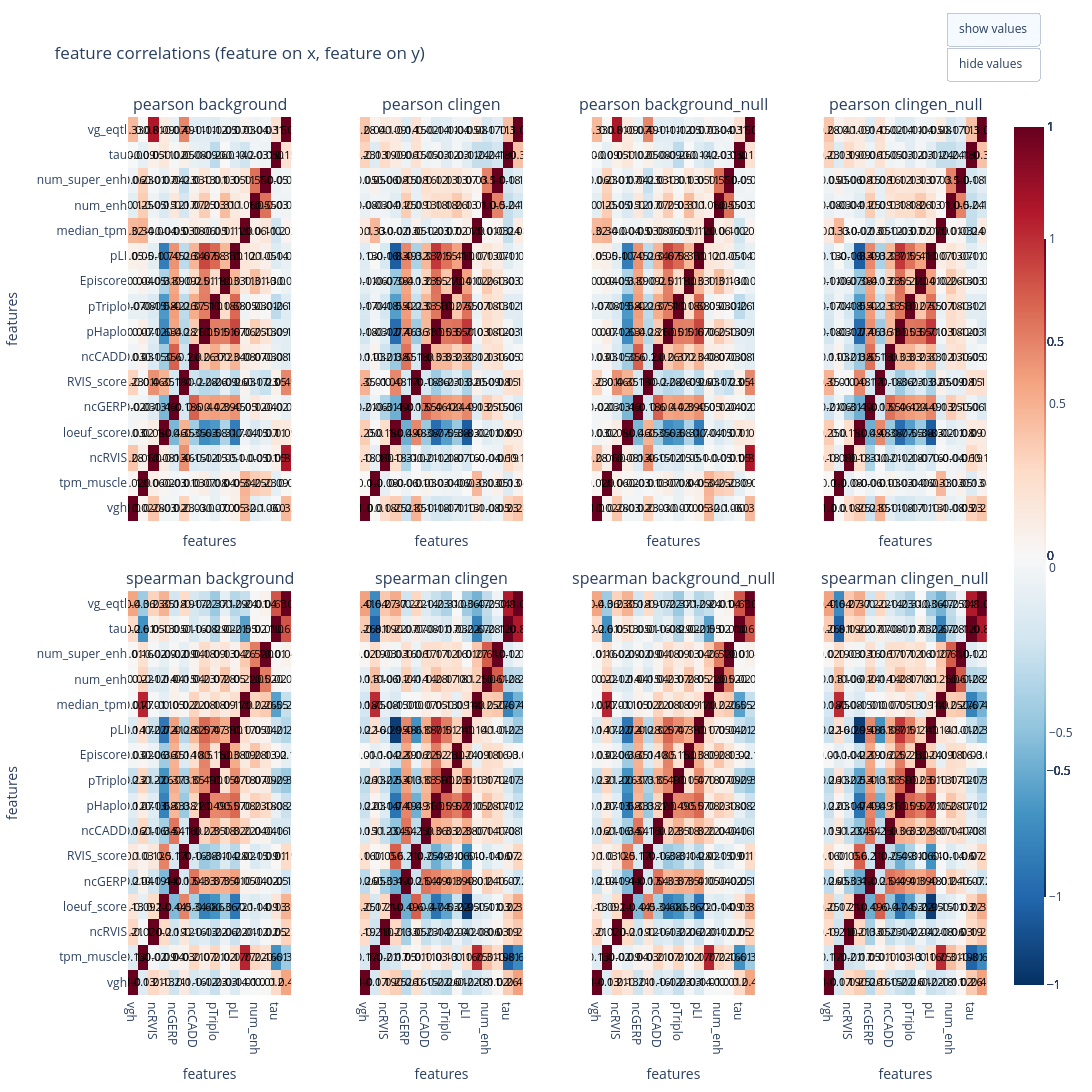

Notebook cell for this chart:
### Code cell
import numpy as np
import pandas as pd
import plotly.graph_objects as go
from plotly.subplots import make_subplots

summary = plot_feature_corr_heatmaps_and_global()
plot_global_similarity(summary)

def plot_global_similarity(summary: pd.DataFrame) -> None:
    # Ensure consistent ordering
    order = ["background", "clingen", "background_null", "clingen_null"]
    methods = ["pearson", "spearman"]

    fig = make_subplots(
        rows=1, cols=2,
        subplot_titles=[m for m in methods],
        horizontal_spacing=0.12,
        shared_yaxes=True,
    )

    traces = []
    for j, method in enumerate(methods, start=1):
        dfm = summary[summary["method"] == method].copy()

        # matrix for pooled
        mat = (
            dfm.pivot(index="A", columns="B", values="pooled_global_corr")
            .reindex(index=order, columns=order)
        )

        z = mat.values.astype(float)
        text = np.where(np.isnan(z), "", np.round(z, 3))

        hm = go.Heatmap(
            z=z,
            x=mat.columns,
            y=mat.index,
            colorscale="RdBu_r",
            zmin=-1,
            zmax=1,
            text=text,
            texttemplate="%{text}",
            textfont=dict(color="black", size=12),
            hovertemplate="A=%{y}<br>B=%{x}<br>pooled=%{z:.3f}<extra>" + method + "</extra>",
            colorbar=dict(title="corr", thickness=32, len=0.9) if j == 2 else None,
        )
        fig.add_trace(hm, row=1, col=j)
        traces.append(len(fig.data) - 1)

    fig.update_layout(
        height=520,
        width=1150,
        title_text="Global similarity of (target × feature) correlation profiles",
        margin=dict(t=70, b=50, l=70, r=40),
        updatemenus=[
            dict(
                type="buttons",
                x=1.06, y=1.12, xanchor="right",
                buttons=[
                    dict(
                        label="show values",
                        method="update",
                        args=[{"texttemplate": ["%{text}" if i in traces else None for i, _ in enumerate(fig.data)]}],
                    ),
                    dict(
                        label="hide values",
                        method="update",
                        args=[{"texttemplate": ["" if i in traces else None for i, _ in enumerate(fig.data)]}],
                    ),
                ],
            )
        ],
    )
    fig.show()

plot_global_similarity(summary)

### Figure 1 — Plotly figure (JSON) as saved in the notebook; plotly's stock layout.template omitted (floating-point values rounded to 4 significant figures; data arrays with more than 128 entries replaced by an {"elided": "..."} marker saying what was removed)
{"data": [{"colorscale": [[0, "rgb(5,48,97)"], [0.1, "rgb(33,102,172)"], [0.2, "rgb(67,147,195)"], [0.3, "rgb(146,197,222)"], [0.4, "rgb(209,229,240)"], [0.5, "rgb(247,247,247)"], [0.6, "rgb(253,219,199)"], [0.7, "rgb(244,165,130)"], [0.8, "rgb(214,96,77)"], [0.9, "rgb(178,24,43)"], [1, "rgb(103,0,31)"]], "hovertemplate": "y=%{y}<br>x=%{x}<br>corr=%{z:.2f}<extra>pearson background</extra>", "text": {"elided": "16x16 str values"}, "textfont": {"color": "black", "size": 11}, "texttemplate": "%{text}", "type": "heatmap", "x": ["vgh", "tpm_muscle", "ncRVIS", "loeuf_score", "ncGERP", "RVIS_score", "ncCADD", "pHaplo", "pTriplo", "Episcore", "pLI", "median_tpm", "num_enh", "num_super_enh", "tau", "vg_eqtl"], "xaxis": "x", "y": ["vgh", "tpm_muscle", "ncRVIS", "loeuf_score", "ncGERP", "RVIS_score", "ncCADD", "pHaplo", "pTriplo", "Episcore", "pLI", "median_tpm", "num_enh", "num_super_enh", "tau", "vg_eqtl"], "yaxis": "y", "z": {"elided": "16x16 float values"}, "zmax": 1, "zmin": -1}, {"colorscale": [[0, "rgb(5,48,97)"], [0.1, "rgb(33,102,172)"], [0.2, "rgb(67,147,195)"], [0.3, "rgb(146,197,222)"], [0.4, "rgb(209,229,240)"], [0.5, "rgb(247,247,247)"], [0.6, "rgb(253,219,199)"], [0.7, "rgb(244,165,130)"], [0.8, "rgb(214,96,77)"], [0.9, "rgb(178,24,43)"], [1, "rgb(103,0,31)"]], "hovertemplate": "y=%{y}<br>x=%{x}<br>corr=%{z:.2f}<extra>spearman background</extra>", "text": {"elided": "16x16 str values"}, "textfont": {"color": "black", "size": 11}, "texttemplate": "%{text}", "type": "heatmap", "x": ["vgh", "tpm_muscle", "ncRVIS", "loeuf_score", "ncGERP", "RVIS_score", "ncCADD", "pHaplo", "pTriplo", "Episcore", "pLI", "median_tpm", "num_enh", "num_super_enh", "tau", "vg_eqtl"], "xaxis": "x5", "y": ["vgh", "tpm_muscle", "ncRVIS", "loeuf_score", "ncGERP", "RVIS_score", "ncCADD", "pHaplo", "pTriplo", "Episcore", "pLI", "median_tpm", "num_enh", "num_super_enh", "tau", "vg_eqtl"], "yaxis": "y5", "z": {"elided": "16x16 float values"}, "zmax": 1, "zmin": -1}, {"colorscale": [[0, "rgb(5,48,97)"], [0.1, "rgb(33,102,172)"], [0.2, "rgb(67,147,195)"], [0.3, "rgb(146,197,222)"], [0.4, "rgb(209,229,240)"], [0.5, "rgb(247,247,247)"], [0.6, "rgb(253,219,199)"], [0.7, "rgb(244,165,130)"], [0.8, "rgb(214,96,77)"], [0.9, "rgb(178,24,43)"], [1, "rgb(103,0,31)"]], "hovertemplate": "y=%{y}<br>x=%{x}<br>corr=%{z:.2f}<extra>pearson clingen</extra>", "text": {"elided": "16x16 str values"}, "textfont": {"color": "black", "size": 11}, "texttemplate": "%{text}", "type": "heatmap", "x": ["vgh", "tpm_muscle", "ncRVIS", "loeuf_score", "ncGERP", "RVIS_score", "ncCADD", "pHaplo", "pTriplo", "Episcore", "pLI", "median_tpm", "num_enh", "num_super_enh", "tau", "vg_eqtl"], "xaxis": "x2", "y": ["vgh", "tpm_muscle", "ncRVIS", "loeuf_score", "ncGERP", "RVIS_score", "ncCADD", "pHaplo", "pTriplo", "Episcore", "pLI", "median_tpm", "num_enh", "num_super_enh", "tau", "vg_eqtl"], "yaxis": "y2", "z": {"elided": "16x16 float values"}, "zmax": 1, "zmin": -1}, {"colorscale": [[0, "rgb(5,48,97)"], [0.1, "rgb(33,102,172)"], [0.2, "rgb(67,147,195)"], [0.3, "rgb(146,197,222)"], [0.4, "rgb(209,229,240)"], [0.5, "rgb(247,247,247)"], [0.6, "rgb(253,219,199)"], [0.7, "rgb(244,165,130)"], [0.8, "rgb(214,96,77)"], [0.9, "rgb(178,24,43)"], [1, "rgb(103,0,31)"]], "hovertemplate": "y=%{y}<br>x=%{x}<br>corr=%{z:.2f}<extra>spearman clingen</extra>", "text": {"elided": "16x16 str values"}, "textfont": {"color": "black", "size": 11}, "texttemplate": "%{text}", "type": "heatmap", "x": ["vgh", "tpm_muscle", "ncRVIS", "loeuf_score", "ncGERP", "RVIS_score", "ncCADD", "pHaplo", "pTriplo", "Episcore", "pLI", "median_tpm", "num_enh", "num_super_enh", "tau", "vg_eqtl"], "xaxis": "x6", "y": ["vgh", "tpm_muscle", "ncRVIS", "loeuf_score", "ncGERP", "RVIS_score", "ncCADD", "pHaplo", "pTriplo", "Episcore", "pLI", "median_tpm", "num_enh", "num_super_enh", "tau", "vg_eqtl"], "yaxis": "y6", "z": {"elided": "16x16 float values"}, "zmax": 1, "zmin": -1}, {"colorscale": [[0, "rgb(5,48,97)"], [0.1, "rgb(33,102,172)"], [0.2, "rgb(67,147,195)"], [0.3, "rgb(146,197,222)"], [0.4, "rgb(209,229,240)"], [0.5, "rgb(247,247,247)"], [0.6, "rgb(253,219,199)"], [0.7, "rgb(244,165,130)"], [0.8, "rgb(214,96,77)"], [0.9, "rgb(178,24,43)"], [1, "rgb(103,0,31)"]], "hovertemplate": "y=%{y}<br>x=%{x}<br>corr=%{z:.2f}<extra>pearson background_null</extra>", "text": {"elided": "16x16 str values"}, "textfont": {"color": "black", "size": 11}, "texttemplate": "%{text}", "type": "heatmap", "x": ["vgh", "tpm_muscle", "ncRVIS", "loeuf_score", "ncGERP", "RVIS_score", "ncCADD", "pHaplo", "pTriplo", "Episcore", "pLI", "median_tpm", "num_enh", "num_super_enh", "tau", "vg_eqtl"], "xaxis": "x3", "y": ["vgh", "tpm_muscle", "ncRVIS", "loeuf_score", "ncGERP", "RVIS_score", "ncCADD", "pHaplo", "pTriplo", "Episcore", "pLI", "median_tpm", "num_enh", "num_super_enh", "tau", "vg_eqtl"], "yaxis": "y3", "z": {"elided": "16x16 float values"}, "zmax": 1, "zmin": -1}, {"colorscale": [[0, "rgb(5,48,97)"], [0.1, "rgb(33,102,172)"], [0.2, "rgb(67,147,195)"], [0.3, "rgb(146,197,222)"], [0.4, "rgb(209,229,240)"], [0.5, "rgb(247,247,247)"], [0.6, "rgb(253,219,199)"], [0.7, "rgb(244,165,130)"], [0.8, "rgb(214,96,77)"], [0.9, "rgb(178,24,43)"], [1, "rgb(103,0,31)"]], "hovertemplate": "y=%{y}<br>x=%{x}<br>corr=%{z:.2f}<extra>spearman background_null</extra>", "text": {"elided": "16x16 str values"}, "textfont": {"color": "black", "size": 11}, "texttemplate": "%{text}", "type": "heatmap", "x": ["vgh", "tpm_muscle", "ncRVIS", "loeuf_score", "ncGERP", "RVIS_score", "ncCADD", "pHaplo", "pTriplo", "Episcore", "pLI", "median_tpm", "num_enh", "num_super_enh", "tau", "vg_eqtl"], "xaxis": "x7", "y": ["vgh", "tpm_muscle", "ncRVIS", "loeuf_score", "ncGERP", "RVIS_score", "ncCADD", "pHaplo", "pTriplo", "Episcore", "pLI", "median_tpm", "num_enh", "num_super_enh", "tau", "vg_eqtl"], "yaxis": "y7", "z": {"elided": "16x16 float values"}, "zmax": 1, "zmin": -1}, {"colorbar": {"len": 0.8, "thickness": 32, "title": {"text": "corr"}}, "colorscale": [[0, "rgb(5,48,97)"], [0.1, "rgb(33,102,172)"], [0.2, "rgb(67,147,195)"], [0.3, "rgb(146,197,222)"], [0.4, "rgb(209,229,240)"], [0.5, "rgb(247,247,247)"], [0.6, "rgb(253,219,199)"], [0.7, "rgb(244,165,130)"], [0.8, "rgb(214,96,77)"], [0.9, "rgb(178,24,43)"], [1, "rgb(103,0,31)"]], "hovertemplate": "y=%{y}<br>x=%{x}<br>corr=%{z:.2f}<extra>pearson clingen_null</extra>", "text": {"elided": "16x16 str values"}, "textfont": {"color": "black", "size": 11}, "texttemplate": "%{text}", "type": "heatmap", "x": ["vgh", "tpm_muscle", "ncRVIS", "loeuf_score", "ncGERP", "RVIS_score", "ncCADD", "pHaplo", "pTriplo", "Episcore", "pLI", "median_tpm", "num_enh", "num_super_enh", "tau", "vg_eqtl"], "xaxis": "x4", "y": ["vgh", "tpm_muscle", "ncRVIS", "loeuf_score", "ncGERP", "RVIS_score", "ncCADD", "pHaplo", "pTriplo", "Episcore", "pLI", "median_tpm", "num_enh", "num_super_enh", "tau", "vg_eqtl"], "yaxis": "y4", "z": {"elided": "16x16 float values"}, "zmax": 1, "zmin": -1}, {"colorscale": [[0, "rgb(5,48,97)"], [0.1, "rgb(33,102,172)"], [0.2, "rgb(67,147,195)"], [0.3, "rgb(146,197,222)"], [0.4, "rgb(209,229,240)"], [0.5, "rgb(247,247,247)"], [0.6, "rgb(253,219,199)"], [0.7, "rgb(244,165,130)"], [0.8, "rgb(214,96,77)"], [0.9, "rgb(178,24,43)"], [1, "rgb(103,0,31)"]], "hovertemplate": "y=%{y}<br>x=%{x}<br>corr=%{z:.2f}<extra>spearman clingen_null</extra>", "text": {"elided": "16x16 str values"}, "textfont": {"color": "black", "size": 11}, "texttemplate": "%{text}", "type": "heatmap", "x": ["vgh", "tpm_muscle", "ncRVIS", "loeuf_score", "ncGERP", "RVIS_score", "ncCADD", "pHaplo", "pTriplo", "Episcore", "pLI", "median_tpm", "num_enh", "num_super_enh", "tau", "vg_eqtl"], "xaxis": "x8", "y": ["vgh", "tpm_muscle", "ncRVIS", "loeuf_score", "ncGERP", "RVIS_score", "ncCADD", "pHaplo", "pTriplo", "Episcore", "pLI", "median_tpm", "num_enh", "num_super_enh", "tau", "vg_eqtl"], "yaxis": "y8", "z": {"elided": "16x16 float values"}, "zmax": 1, "zmin": -1}], "layout": {"annotations": [{"font": {"size": 16}, "showarrow": false, "text": "pearson background", "x": 0.095, "xanchor": "center", "xref": "paper", "y": 1, "yanchor": "bottom", "yref": "paper"}, {"font": {"size": 16}, "showarrow": false, "text": "pearson clingen", "x": 0.365, "xanchor": "center", "xref": "paper", "y": 1, "yanchor": "bottom", "yref": "paper"}, {"font": {"size": 16}, "showarrow": false, "text": "pearson background_null", "x": 0.635, "xanchor": "center", "xref": "paper", "y": 1, "yanchor": "bottom", "yref": "paper"}, {"font": {"size": 16}, "showarrow": false, "text": "pearson clingen_null", "x": 0.905, "xanchor": "center", "xref": "paper", "y": 1, "yanchor": "bottom", "yref": "paper"}, {"font": {"size": 16}, "showarrow": false, "text": "spearman background", "x": 0.095, "xanchor": "center", "xref": "paper", "y": 0.46, "yanchor": "bottom", "yref": "paper"}, {"font": {"size": 16}, "showarrow": false, "text": "spearman clingen", "x": 0.365, "xanchor": "center", "xref": "paper", "y": 0.46, "yanchor": "bottom", "yref": "paper"}, {"font": {"size": 16}, "showarrow": false, "text": "spearman background_null", "x": 0.635, "xanchor": "center", "xref": "paper", "y": 0.46, "yanchor": "bottom", "yref": "paper"}, {"font": {"size": 16}, "showarrow": false, "text": "spearman clingen_null", "x": 0.905, "xanchor": "center", "xref": "paper", "y": 0.46, "yanchor": "bottom", "yref": "paper"}], "height": 1400, "margin": {"b": 50, "l": 70, "r": 40, "t": 70}, "title": {"text": "feature correlations (feature on x, feature on y)"}, "updatemenus": [{"buttons": [{"args": [{"texttemplate": ["%{text}", "%{text}", "%{text}", "%{text}", "%{text}", "%{text}", "%{text}", "%{text}"]}], "label": "show values", "method": "update"}, {"args": [{"texttemplate": ["", "", "", "", "", "", "", ""]}], "label": "hide values", "method": "update"}], "type": "buttons", "x": 1.06, "xanchor": "right", "y": 1.12}], "width": 1400, "xaxis": {"anchor": "y", "domain": [0, 0.19], "matches": "x5", "showticklabels": false, "title": {"text": "features"}}, "xaxis2": {"anchor": "y2", "domain": [0.27, 0.46], "matches": "x6", "showticklabels": false, "title": {"text": "features"}}, "xaxis3": {"anchor": "y3", "domain": [0.54, 0.73], "matches": "x7", "showticklabels": false, "title": {"text": "features"}}, "xaxis4": {"anchor": "y4", "domain": [0.81, 1], "matches": "x8", "showticklabels": false, "title": {"text": "features"}}, "xaxis5": {"anchor": "y5", "domain": [0, 0.19], "title": {"text": "features"}}, "xaxis6": {"anchor": "y6", "domain": [0.27, 0.46], "title": {"text": "features"}}, "xaxis7": {"anchor": "y7", "domain": [0.54, 0.73], "title": {"text": "features"}}, "xaxis8": {"anchor": "y8", "domain": [0.81, 1], "title": {"text": "features"}}, "yaxis": {"anchor": "x", "domain": [0.54, 1], "title": {"text": "features"}}, "yaxis2": {"anchor": "x2", "domain": [0.54, 1], "matches": "y", "showticklabels": false}, "yaxis3": {"anchor": "x3", "domain": [0.54, 1], "matches": "y", "showticklabels": false}, "yaxis4": {"anchor": "x4", "domain": [0.54, 1], "matches": "y", "showticklabels": false}, "yaxis5": {"anchor": "x5", "domain": [0, 0.46], "title": {"text": "features"}}, "yaxis6": {"anchor": "x6", "domain": [0, 0.46], "matches": "y5", "showticklabels": false}, "yaxis7": {"anchor": "x7", "domain": [0, 0.46], "matches": "y5", "showticklabels": false}, "yaxis8": {"anchor": "x8", "domain": [0, 0.46], "matches": "y5", "showticklabels": false}}}
